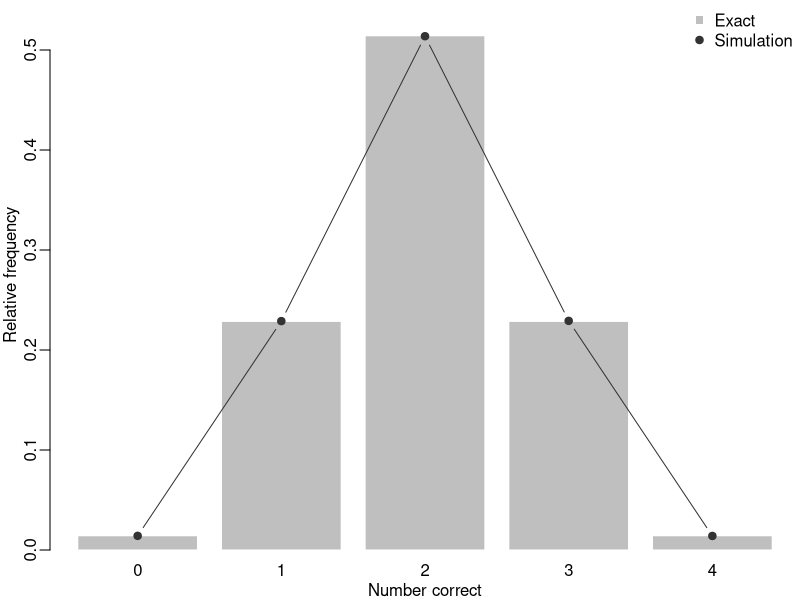

The R source for this figure:
#label===coinflip
set.seed(42)
sim <- rbinom(100000, size = 20, prob = 0.5)
p_coin <- mean(sim >= 16)
p_coin
#===end

#label===teacheck
set.seed(2021)
guess_right <- replicate(100000, {
  guess <- sample(8, 4)
  all(sort(guess) == 1:4)
})
p_tea <- mean(guess_right)
p_tea
#===end

#label===teadist
set.seed(2021)
tea_score <- replicate(100000, {
  guess <- sample(8, 4)
  sum(guess %in% 1:4)
})
tea_values <- 0:4
tea_exact <- dhyper(tea_values, m = 4, n = 4, k = 4)
tea_sim <- table(factor(tea_score, levels = tea_values)) / length(tea_score)
pdf("images/chapter_5/hypo-tea-null.pdf", width = 5, height = 4)
par(mar = c(2.5, 2.5, 0, 0), mgp = c(1.5, 0.5, 0))
bar_x <- barplot(tea_exact, names.arg = tea_values, col = "grey75",
                 border = "white", ylim = c(0, 0.55),
                 xlab = "Number correct", ylab = "Relative frequency")
lines(bar_x, tea_sim, type = "b", pch = 19, col = "grey20")
legend("topright", legend = c("Exact", "Simulation"),
       col = c("grey75", "grey20"), pch = c(15, 19), bty = "n")
dev.off()
#===end
